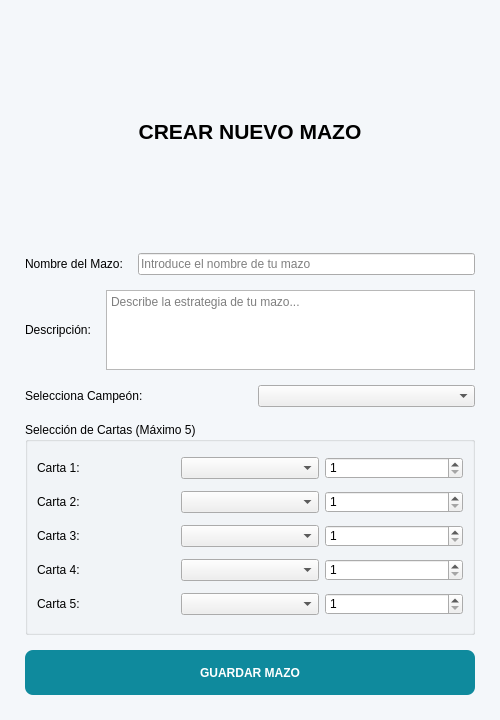
<?xml version="1.0" encoding="UTF-8"?>
<ui version="4.0">
 <class>VistaMazo</class>
 <widget class="QMainWindow" name="VistaMazo">
  <property name="geometry">
   <rect>
    <x>0</x>
    <y>0</y>
    <width>500</width>
    <height>720</height>
   </rect>
  </property>
  <property name="windowTitle">
   <string>Paladex - Creador de Mazos</string>
  </property>
  <widget class="QWidget" name="centralwidget">
   <property name="styleSheet">
    <string notr="true">QWidget#centralwidget { background-color: #F4F7FA; }</string>
   </property>
   <layout class="QVBoxLayout" name="verticalLayoutPrincipal">
    <property name="spacing">
     <number>15</number>
    </property>
    <property name="leftMargin">
     <number>25</number>
    </property>
    <property name="topMargin">
     <number>25</number>
    </property>
    <property name="rightMargin">
     <number>25</number>
    </property>
    <property name="bottomMargin">
     <number>25</number>
    </property>
    <item>
     <widget class="QLabel" name="lblTitulo">
      <property name="font">
       <font>
        <family>Segoe UI</family>
        <pointsize>16</pointsize>
        <weight>75</weight>
        <bold>true</bold>
       </font>
      </property>
      <property name="text">
       <string>CREAR NUEVO MAZO</string>
      </property>
      <property name="alignment">
       <set>Qt::AlignCenter</set>
      </property>
     </widget>
    </item>
    <item>
     <layout class="QHBoxLayout" name="horizontalLayoutNombre">
      <item>
       <widget class="QLabel" name="lblNombre">
        <property name="text">
         <string>Nombre del Mazo:</string>
        </property>
       </widget>
      </item>
      <item>
       <widget class="QLineEdit" name="txtNombreMazo">
        <property name="placeholderText">
         <string>Introduce el nombre de tu mazo</string>
        </property>
       </widget>
      </item>
     </layout>
    </item>
    <item>
     <layout class="QHBoxLayout" name="horizontalLayoutDescripcion">
      <item>
       <widget class="QLabel" name="lblDescripcion">
        <property name="text">
         <string>Descripción:</string>
        </property>
       </widget>
      </item>
      <item>
       <widget class="QTextEdit" name="txtDescripcion">
        <property name="placeholderText">
         <string>Describe la estrategia de tu mazo...</string>
        </property>
        <property name="maximumSize">
         <size>
          <width>16777215</width>
          <height>80</height>
         </size>
        </property>
       </widget>
      </item>
     </layout>
    </item>
    <item>
     <layout class="QHBoxLayout" name="horizontalLayoutCampeon">
      <item>
       <widget class="QLabel" name="lblCampeon">
        <property name="text">
         <string>Selecciona Campeón:</string>
        </property>
       </widget>
      </item>
      <item>
       <widget class="QComboBox" name="cbCampeon"/>
      </item>
     </layout>
    </item>
    <item>
     <widget class="QGroupBox" name="groupCartas">
      <property name="title">
       <string>Selección de Cartas (Máximo 5)</string>
      </property>
      <layout class="QGridLayout" name="gridLayoutCartas">
       <item row="0" column="0">
        <widget class="QLabel" name="lblC1"><property name="text"><string>Carta 1:</string></property></widget>
       </item>
       <item row="0" column="1">
        <widget class="QComboBox" name="cbCarta1"/>
       </item>
       <item row="0" column="2">
        <widget class="QSpinBox" name="spinNivel1"><property name="minimum"><number>1</number></property><property name="maximum"><number>5</number></property></widget>
       </item>
       <item row="1" column="0">
        <widget class="QLabel" name="lblC2"><property name="text"><string>Carta 2:</string></property></widget>
       </item>
       <item row="1" column="1">
        <widget class="QComboBox" name="cbCarta2"/>
       </item>
       <item row="1" column="2">
        <widget class="QSpinBox" name="spinNivel2"><property name="minimum"><number>1</number></property><property name="maximum"><number>5</number></property></widget>
       </item>
       <item row="2" column="0">
        <widget class="QLabel" name="lblC3"><property name="text"><string>Carta 3:</string></property></widget>
       </item>
       <item row="2" column="1">
        <widget class="QComboBox" name="cbCarta3"/>
       </item>
       <item row="2" column="2">
        <widget class="QSpinBox" name="spinNivel3"><property name="minimum"><number>1</number></property><property name="maximum"><number>5</number></property></widget>
       </item>
       <item row="3" column="0">
        <widget class="QLabel" name="lblC4"><property name="text"><string>Carta 4:</string></property></widget>
       </item>
       <item row="3" column="1">
        <widget class="QComboBox" name="cbCarta4"/>
       </item>
       <item row="3" column="2">
        <widget class="QSpinBox" name="spinNivel4"><property name="minimum"><number>1</number></property><property name="maximum"><number>5</number></property></widget>
       </item>
       <item row="4" column="0">
        <widget class="QLabel" name="lblC5"><property name="text"><string>Carta 5:</string></property></widget>
       </item>
       <item row="4" column="1">
        <widget class="QComboBox" name="cbCarta5"/>
       </item>
       <item row="4" column="2">
        <widget class="QSpinBox" name="spinNivel5"><property name="minimum"><number>1</number></property><property name="maximum"><number>5</number></property></widget>
       </item>
      </layout>
     </widget>
    </item>
    <item>
     <widget class="QPushButton" name="btnGuardarMazo">
      <property name="minimumSize">
       <size>
        <width>0</width>
        <height>45</height>
       </size>
      </property>
      <property name="styleSheet">
       <string notr="true">QPushButton { background-color: #0F8A9D; color: white; font-weight: bold; border-radius: 8px; } QPushButton:hover { background-color: #17A6BC; }</string>
      </property>
      <property name="text">
       <string>GUARDAR MAZO</string>
      </property>
     </widget>
    </item>
   </layout>
  </widget>
 </widget>
</ui>
